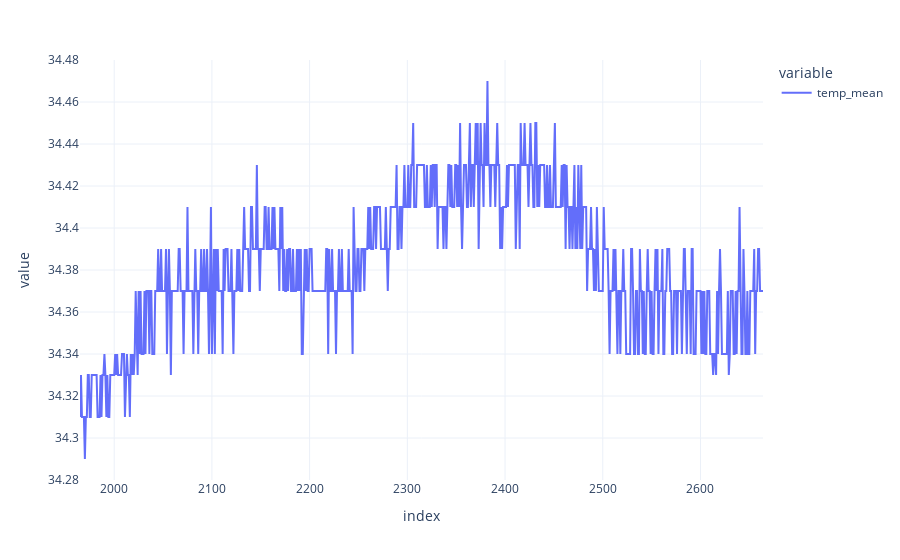

The notebook cell saved with this chart:
### Code cell
columns = [col for col in df_subject if ('mean' in col) & ('temp' in col)]

px.line(df_subject[columns]).show()

### Figure 1 — Plotly figure (JSON) as saved in the notebook; plotly's stock layout.template omitted (floating-point values rounded to 4 significant figures; data arrays with more than 128 entries replaced by an {"elided": "..."} marker saying what was removed)
{"data": [{"hovertemplate": "variable=temp_mean<br>index=%{x}<br>value=%{y}<extra></extra>", "legendgroup": "temp_mean", "line": {"color": "#636efa", "dash": "solid"}, "marker": {"symbol": "circle"}, "mode": "lines", "name": "temp_mean", "orientation": "v", "showlegend": true, "type": "scatter", "x": {"elided": "700 int values"}, "xaxis": "x", "y": {"elided": "700 float values"}, "yaxis": "y"}], "layout": {"legend": {"title": {"text": "variable"}, "tracegroupgap": 0}, "margin": {"t": 60}, "xaxis": {"anchor": "y", "domain": [0, 1], "title": {"text": "index"}}, "yaxis": {"anchor": "x", "domain": [0, 1], "title": {"text": "value"}}}}
